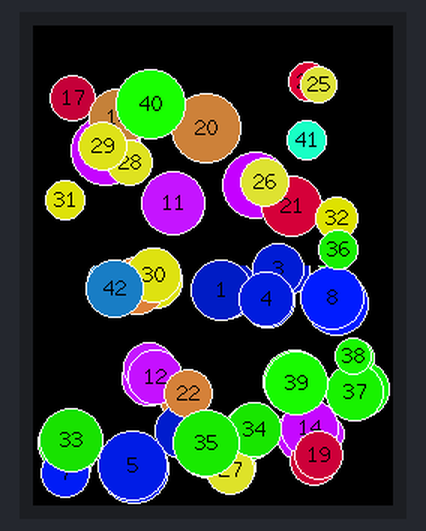
A sketch run on a simulated ESP32. Parts: 240×320 colour display. Random numbers use the default seed unless the sketch sets one; what the sketch prints to the serial monitor is not drawn.

Above: at 0.91 s.
At 5.52 s:
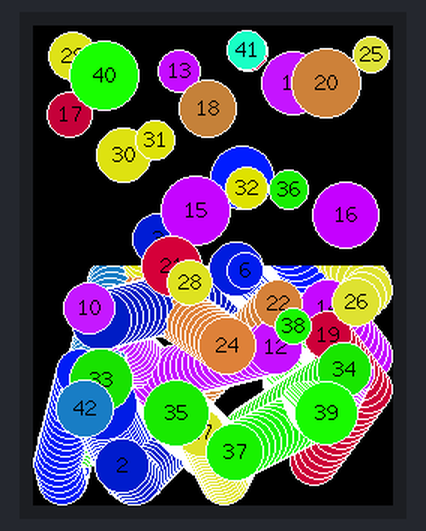
At 10.59 s:
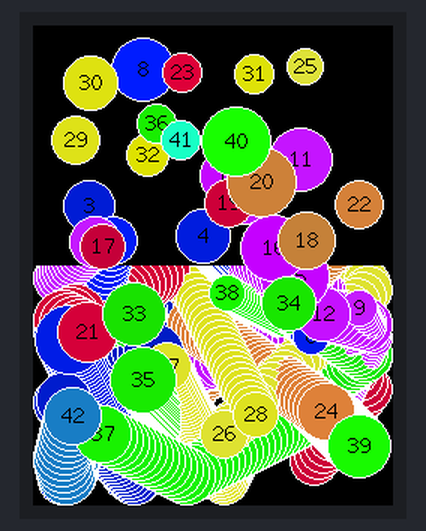
At 20.27 s:
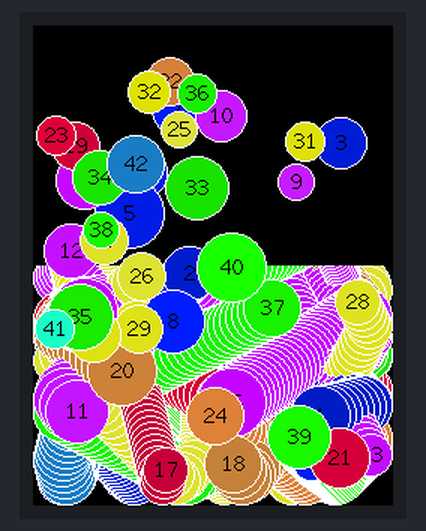
At 29.95 s:
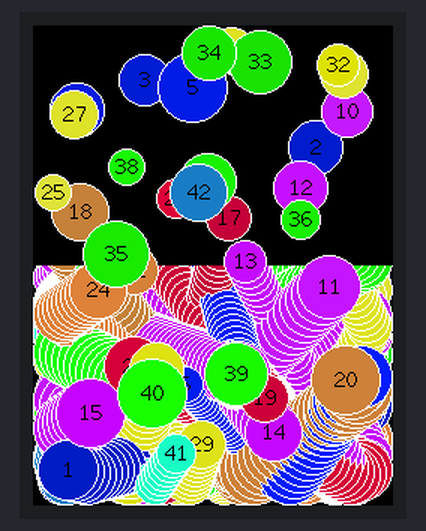
At 39.62 s:
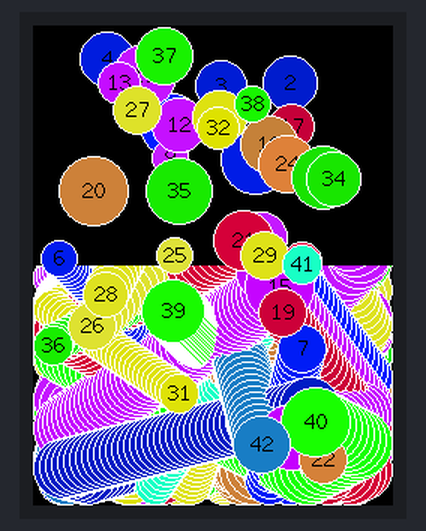

Measured:
- what the display in image 0 shows lasts 0.4 s, from 0.7 s to 1.1 s

The sketch:

Bouncy_Circles.ino
```cpp
// This sketch is for the RP2040 and ILI9341 TFT display.
// Other processors may work if they have sufficient RAM for
// a full screen buffer (240 x 320 x 2 = 153,600 bytes).

// In this example 2 sprites are used to create DMA toggle
// buffers. Each sprite is half the screen size, this allows
// graphics to be rendered in one sprite at the same time
// as the other sprite is being sent to the screen.

// RP2040 typically runs at 45-48 fps

// Created by Bodmer 20/04/2021 as an example for:
// https://github.com/Bodmer/TFT_eSPI

// Number of circles to draw
#define CNUMBER 42

// Define the width and height according to the TFT and the
// available memory. The sprites will require:
//     DWIDTH * DHEIGHT * 2 bytes of RAM
// Note: for a 240 * 320 area this is 150 Kbytes!
#define DWIDTH  240
#define DHEIGHT 320

#include <TFT_eSPI.h>

// Library instance
TFT_eSPI    tft = TFT_eSPI();

// Create two sprites for a DMA toggle buffer
TFT_eSprite spr[2] = {TFT_eSprite(&tft), TFT_eSprite(&tft)};

// Pointers to start of Sprites in RAM (these are then "image" pointers)
uint16_t* sprPtr[2];

// Used for fps measuring
uint16_t counter = 0;
int32_t startMillis = millis();
uint16_t interval = 100;
String fps = "xx.xx fps";

// Structure to hold circle plotting parameters
typedef struct circle_t {
  int16_t   cx[CNUMBER] = { 0 }; // x coordinate of centre
  int16_t   cy[CNUMBER] = { 0 }; // y coordinate of centre
  int16_t   cr[CNUMBER] = { 0 }; // radius
  uint16_t col[CNUMBER] = { 0 }; // colour
  int16_t   dx[CNUMBER] = { 0 }; // x movement & direction
  int16_t   dy[CNUMBER] = { 0 }; // y movement & direction
} circle_param;

// Create the structure and get a pointer to it
circle_t *circle = new circle_param;

// #########################################################################
// Setup
// #########################################################################
void setup() {
  Serial.begin(115200);

  tft.init();
  tft.initDMA();
  tft.fillScreen(TFT_BLACK);

  // Create the 2 sprites, each is half the size of the screen
  sprPtr[0] = (uint16_t*)spr[0].createSprite(DWIDTH, DHEIGHT / 2);
  sprPtr[1] = (uint16_t*)spr[1].createSprite(DWIDTH, DHEIGHT / 2);

  // Move the sprite 1 coordinate datum upwards half the screen height
  // so from coordinate point of view it occupies the bottom of screen
  spr[1].setViewport(0, -DHEIGHT / 2, DWIDTH, DHEIGHT);

  // Define text datum for each Sprite
  spr[0].setTextDatum(MC_DATUM);
  spr[1].setTextDatum(MC_DATUM);

  // Seed the random number generator
  randomSeed(analogRead(A0));

  // Initialise circle parameters
  for (uint16_t i = 0; i < CNUMBER; i++) {
    circle->cr[i] = random(12, 24);
    circle->cx[i] = random(circle->cr[i], DWIDTH - circle->cr[i]);
    circle->cy[i] = random(circle->cr[i], DHEIGHT - circle->cr[i]);

    circle->col[i] = rainbow(4 * i);
    circle->dx[i] = random(1, 5);
    if (random(2)) circle->dx[i] = -circle->dx[i];
    circle->dy[i] = random(1, 5);
    if (random(2)) circle->dy[i] = -circle->dy[i];
  }

  tft.startWrite(); // TFT chip select held low permanently

  startMillis = millis();
}

// #########################################################################
// Loop
// #########################################################################
void loop() {
  drawUpdate(0); // Update top half
  drawUpdate(1); // Update bottom half

  // Calculate the fps every <interval> iterations.
  counter++;
  if (counter % interval == 0) {
    long millisSinceUpdate = millis() - startMillis;
    fps = String((interval * 1000.0 / (millisSinceUpdate))) + " fps";
    Serial.println(fps);
    startMillis = millis();
  }
}

// #########################################################################
// Render circles to sprite 0 or 1 and initiate DMA
// #########################################################################
void drawUpdate (bool sel) {
  spr[sel].fillSprite(TFT_BLACK);
  for (uint16_t i = 0; i < CNUMBER; i++) {
    // Draw (Note sprite 1 datum was moved, so coordinates do not need to be adjusted
    spr[sel].fillCircle(circle->cx[i], circle->cy[i], circle->cr[i], circle->col[i]);
    spr[sel].drawCircle(circle->cx[i], circle->cy[i], circle->cr[i], TFT_WHITE);
    spr[sel].setTextColor(TFT_BLACK, circle->col[i]);
    spr[sel].drawNumber(i + 1, 1 + circle->cx[i], circle->cy[i], 2);
  }

  tft.pushImageDMA(0, sel * DHEIGHT / 2, DWIDTH, DHEIGHT / 2, sprPtr[sel]);

  // Update circle positions after bottom half has been drawn
  if (sel) {
    for (uint16_t i = 0; i < CNUMBER; i++) {
      circle->cx[i] += circle->dx[i];
      circle->cy[i] += circle->dy[i];
      if (circle->cx[i] <= circle->cr[i]) {
        circle->cx[i] = circle->cr[i];
        circle->dx[i] = -circle->dx[i];
      }
      else if (circle->cx[i] + circle->cr[i] >= DWIDTH - 1) {
        circle->cx[i] = DWIDTH - circle->cr[i] - 1;
        circle->dx[i] = -circle->dx[i];
      }
      if (circle->cy[i] <= circle->cr[i]) {
        circle->cy[i] = circle->cr[i];
        circle->dy[i] = -circle->dy[i];
      }
      else if (circle->cy[i] + circle->cr[i] >= DHEIGHT - 1) {
        circle->cy[i] = DHEIGHT - circle->cr[i] - 1;
        circle->dy[i] = -circle->dy[i];
      }
    }
  }
}

// #########################################################################
// Return a 16 bit rainbow colour
// #########################################################################
uint16_t rainbow(byte value)
{
  // If 'value' is in the range 0-159 it is converted to a spectrum colour
  // from 0 = red through to 127 = blue to 159 = violet
  // Extending the range to 0-191 adds a further violet to red band

  value = value % 192;

  byte red   = 0; // Red is the top 5 bits of a 16 bit colour value
  byte green = 0; // Green is the middle 6 bits, but only top 5 bits used here
  byte blue  = 0; // Blue is the bottom 5 bits

  byte sector = value >> 5;
  byte amplit = value & 0x1F;

  switch (sector)
  {
    case 0:
      red   = 0x1F;
      green = amplit; // Green ramps up
      blue  = 0;
      break;
    case 1:
      red   = 0x1F - amplit; // Red ramps down
      green = 0x1F;
      blue  = 0;
      break;
    case 2:
      red   = 0;
      green = 0x1F;
      blue  = amplit; // Blue ramps up
      break;
    case 3:
      red   = 0;
      green = 0x1F - amplit; // Green ramps down
      blue  = 0x1F;
      break;
    case 4:
      red   = amplit; // Red ramps up
      green = 0;
      blue  = 0x1F;
      break;
    case 5:
      red   = 0x1F;
      green = 0;
      blue  = 0x1F - amplit; // Blue ramps down
      break;
  }

  return red << 11 | green << 6 | blue;
}
```
